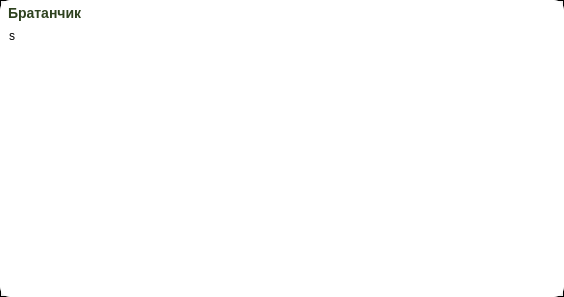
<?xml version="1.0" encoding="UTF-8"?>
<ui version="4.0">
 <class>MessageWidget</class>
 <widget class="QWidget" name="MessageWidget">
  <property name="geometry">
   <rect>
    <x>0</x>
    <y>0</y>
    <width>564</width>
    <height>297</height>
   </rect>
  </property>
  <property name="sizePolicy">
   <sizepolicy hsizetype="Minimum" vsizetype="Preferred">
    <horstretch>0</horstretch>
    <verstretch>0</verstretch>
   </sizepolicy>
  </property>
  <property name="minimumSize">
   <size>
    <width>0</width>
    <height>0</height>
   </size>
  </property>
  <property name="acceptDrops">
   <bool>true</bool>
  </property>
  <property name="windowTitle">
   <string>Form</string>
  </property>
  <property name="windowOpacity">
   <double>0.000000000000000</double>
  </property>
  <property name="layoutDirection">
   <enum>Qt::LeftToRight</enum>
  </property>
  <property name="styleSheet">
   <string notr="true">border-style: solid;
border-width: 1px;
border-color: black;</string>
  </property>
  <layout class="QGridLayout" name="gridLayout">
   <property name="sizeConstraint">
    <enum>QLayout::SetNoConstraint</enum>
   </property>
   <property name="leftMargin">
    <number>0</number>
   </property>
   <property name="topMargin">
    <number>0</number>
   </property>
   <property name="rightMargin">
    <number>0</number>
   </property>
   <property name="bottomMargin">
    <number>0</number>
   </property>
   <property name="horizontalSpacing">
    <number>6</number>
   </property>
   <property name="verticalSpacing">
    <number>0</number>
   </property>
   <item row="2" column="0">
    <widget class="QTextEdit" name="textEdit">
     <property name="enabled">
      <bool>true</bool>
     </property>
     <property name="sizePolicy">
      <sizepolicy hsizetype="Expanding" vsizetype="Preferred">
       <horstretch>0</horstretch>
       <verstretch>0</verstretch>
      </sizepolicy>
     </property>
     <property name="minimumSize">
      <size>
       <width>68</width>
       <height>0</height>
      </size>
     </property>
     <property name="styleSheet">
      <string notr="true">  background-color: white;
color:#000;
border: none;
border: none;
outline: none;
border-bottom-left-radius:10px;
border-bottom-right-radius:10px;
padding-left:5px;
padding-top:4px;
font-size:12px;
color: #000000;
font-weight: 400;</string>
     </property>
     <property name="lineWidth">
      <number>0</number>
     </property>
     <property name="verticalScrollBarPolicy">
      <enum>Qt::ScrollBarAlwaysOff</enum>
     </property>
     <property name="horizontalScrollBarPolicy">
      <enum>Qt::ScrollBarAlwaysOff</enum>
     </property>
     <property name="autoFormatting">
      <set>QTextEdit::AutoNone</set>
     </property>
     <property name="readOnly">
      <bool>false</bool>
     </property>
     <property name="html">
      <string>&lt;!DOCTYPE HTML PUBLIC &quot;-//W3C//DTD HTML 4.0//EN&quot; &quot;http://www.w3.org/TR/REC-html40/strict.dtd&quot;&gt;
&lt;html&gt;&lt;head&gt;&lt;meta name=&quot;qrichtext&quot; content=&quot;1&quot; /&gt;&lt;meta charset=&quot;utf-8&quot; /&gt;&lt;style type=&quot;text/css&quot;&gt;
p, li { white-space: pre-wrap; }
hr { height: 1px; border-width: 0; }
li.unchecked::marker { content: &quot;\2610&quot;; }
li.checked::marker { content: &quot;\2612&quot;; }
&lt;/style&gt;&lt;/head&gt;&lt;body style=&quot; font-family:'Segoe UI'; font-size:12px; font-weight:400; font-style:normal;&quot;&gt;
&lt;p style=&quot; margin-top:0px; margin-bottom:0px; margin-left:0px; margin-right:0px; -qt-block-indent:0; text-indent:0px;&quot;&gt;&lt;span style=&quot; font-size:9pt;&quot;&gt;s&lt;/span&gt;&lt;/p&gt;&lt;/body&gt;&lt;/html&gt;</string>
     </property>
    </widget>
   </item>
   <item row="1" column="0">
    <widget class="QLabel" name="name">
     <property name="sizePolicy">
      <sizepolicy hsizetype="Expanding" vsizetype="Fixed">
       <horstretch>0</horstretch>
       <verstretch>0</verstretch>
      </sizepolicy>
     </property>
     <property name="minimumSize">
      <size>
       <width>68</width>
       <height>0</height>
      </size>
     </property>
     <property name="maximumSize">
      <size>
       <width>16777215</width>
       <height>16777215</height>
      </size>
     </property>
     <property name="styleSheet">
      <string notr="true">  background-color: white;
color:#000;
border: none;
border: none;
outline: none;
border-top-left-radius:10px;
border-top-right-radius:10px;
padding-top:5px;
color: #2E421F;
font-size:14px;
font-weight: 500;
</string>
     </property>
     <property name="text">
      <string>Братанчик</string>
     </property>
     <property name="margin">
      <number>0</number>
     </property>
     <property name="indent">
      <number>8</number>
     </property>
    </widget>
   </item>
  </layout>
 </widget>
 <resources/>
 <connections/>
</ui>
